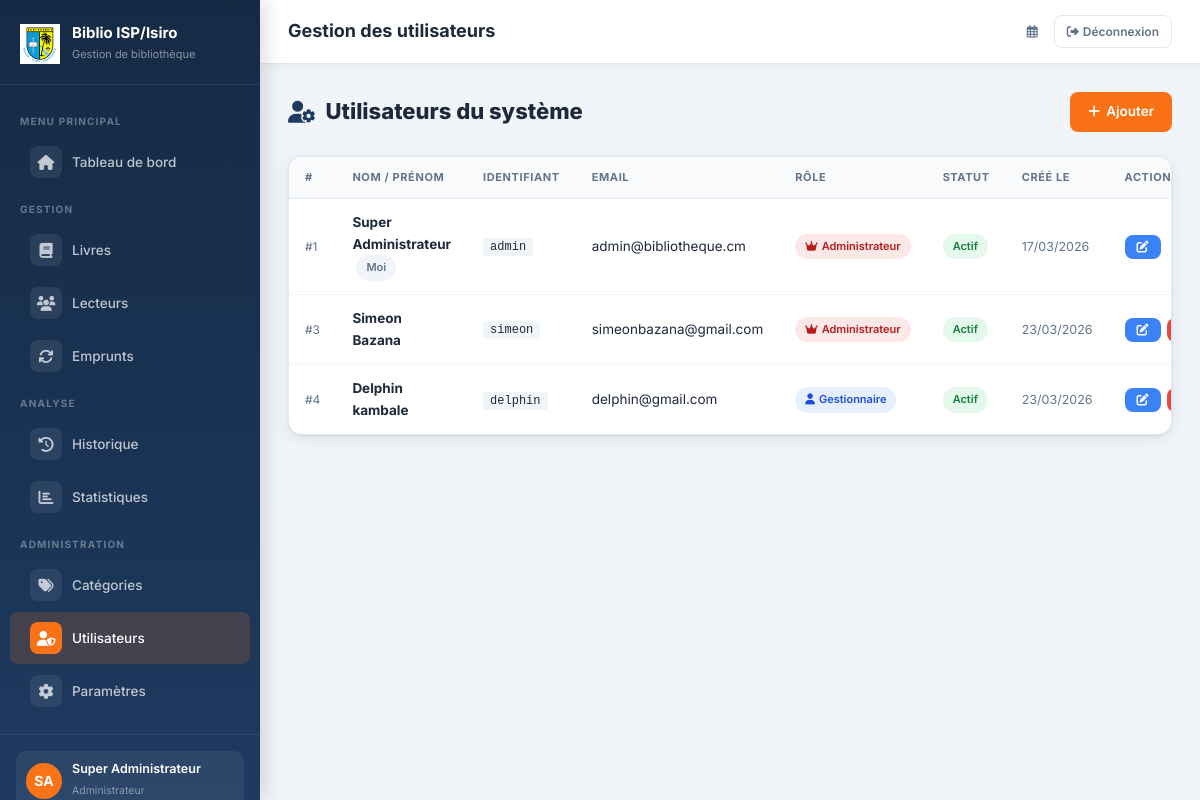
/utilisateurs/ (signed in), run on the app's committed database.
### bibliotheque/models.py (models this page shows, shortened)
class Utilisateur(AbstractUser):
    ROLE_CHOICES = [
        ('admin', 'Administrateur'),
        ('gestionnaire', 'Gestionnaire'),
    ]
    role = models.CharField(max_length=20, choices=ROLE_CHOICES, default='gestionnaire')
    telephone = models.CharField(max_length=20, blank=True)
    def est_admin(self):
        return self.role == 'admin'
    class Meta:
        verbose_name = 'Utilisateur'
        verbose_name_plural = 'Utilisateurs'

### bibliotheque/views.py (the view)
# urls.py: path('utilisateurs/', views.liste_gestionnaires, name='liste_gestionnaires'),
@admin_required
def liste_gestionnaires(request):
    utilisateurs = Utilisateur.objects.all().order_by('date_joined')
    return render(request, 'bibliotheque/gestionnaires/liste.html', {'utilisateurs': utilisateurs})

### bibliotheque/templates/bibliotheque/gestionnaires/liste.html (shortened to what this page needs)
{% extends 'bibliotheque/base.html' %}
{% block page_title %}Gestion des utilisateurs{% endblock %}
{% block content %}
<div class="page-header">
  <h1><i class="fas fa-user-cog" style="color:var(--primary)"></i> Utilisateurs du système</h1>
  <a href="{% url 'bibliotheque:ajouter_gestionnaire' %}" class="btn btn-accent"><i class="fas fa-plus"></i> Ajouter</a>
</div>
<div class="card">
  <div class="table-wrapper">
    <table>
      <thead>
        <tr>
          <th>#</th>
          <th>Nom / Prénom</th>
          <th>Identifiant</th>
          <th>Email</th>
          <th>Rôle</th>
          <th>Statut</th>
          <th>Créé le</th>
          <th>Actions</th>
        </tr>
      </thead>
      <tbody>
        {% for user in utilisateurs %}
        <tr>
          <td style="color:var(--text-muted);font-size:12px;">#{{ user.pk }}</td>
          <td>
            <strong>{{ user.get_full_name|default:user.username }}</strong>
            {% if user == request.user %}<span class="badge badge-secondary" style="margin-left:4px;">Moi</span>{% endif %}
          </td>
          <td><code style="background:#f1f5f9;padding:2px 7px;border-radius:4px;font-size:12px;">{{ user.username }}</code></td>
          <td>{{ user.email|default:"—" }}</td>
          <td>
            {% if user.role == 'admin' %}
              <span class="badge badge-danger"><i class="fas fa-crown"></i> Administrateur</span>
            {% else %}
              <span class="badge badge-info"><i class="fas fa-user"></i> Gestionnaire</span>
            {% endif %}
          </td>
          <td>
            {% if user.is_active %}
              <span class="badge badge-success">Actif</span>
            {% else %}
              <span class="badge badge-secondary">Inactif</span>
            {% endif %}
          </td>
          <td style="color:var(--text-muted);font-size:12.5px;">{{ user.date_joined|date:"d/m/Y" }}</td>
          <td>
            <div style="display:flex;gap:6px;">
              <a href="{% url 'bibliotheque:modifier_gestionnaire' user.pk %}" class="btn btn-info btn-sm"><i class="fas fa-edit"></i></a>
              {% if user != request.user %}
              <a href="{% url 'bibliotheque:supprimer_gestionnaire' user.pk %}" class="btn btn-danger btn-sm"
                 onclick="return confirm('Supprimer l\'utilisateur {{ user.username }} ?')"></a>
              {% endif %}
            </div>
          </td>
        </tr>
        {% endfor %}
      </tbody>
    </table>
  </div>
</div>
{% endblock %}

### bibliotheque/templates/bibliotheque/base.html (shortened to what this page needs)
{% load static %}
<!DOCTYPE html>
<html lang="fr">
<head>
  <link rel="stylesheet" href="{% static 'bibliotheque/css/style.css' %}"/>
  <link rel="stylesheet" href="https://cdnjs.cloudflare.com/ajax/libs/font-awesome/6.5.0/css/all.min.css"/>
</head>
<body>
<aside class="sidebar" id="sidebar">
  <div class="sidebar-brand">
    <div class="brand-icon">
      <img src="{% static 'bibliotheque/img/logo_isp.png' %}" alt="ISP" style="max-width: 40px; height: auto;">
    </div>
    <div class="brand-text">
      <h2>Biblio ISP/Isiro</h2>
      <small>Gestion de bibliothèque</small>
    </div>
  </div>
  <ul class="sidebar-nav">
    <li class="nav-section-label">MENU PRINCIPAL</li>
    <li>
      <a href="{% url 'bibliotheque:tableau_bord' %}" {% if request.resolver_match.url_name == 'tableau_bord' %}class="active"{% endif %}>
        <span class="nav-icon"><i class="fas fa-home"></i></span> Tableau de bord
      </a>
    </li>
    <li class="nav-section-label">GESTION</li>
    <li>
      <a href="{% url 'bibliotheque:liste_livres' %}" {% if 'livre' in request.resolver_match.url_name %}class="active"{% endif %}>
        <span class="nav-icon"><i class="fas fa-book"></i></span> Livres
      </a>
    </li>
    <li>
      <a href="{% url 'bibliotheque:liste_lecteurs' %}" {% if 'lecteur' in request.resolver_match.url_name %}class="active"{% endif %}>
        <span class="nav-icon"><i class="fas fa-users"></i></span> Lecteurs
      </a>
    </li>
    <li>
      <a href="{% url 'bibliotheque:liste_emprunts' %}" {% if 'emprunt' in request.resolver_match.url_name or request.resolver_match.url_name == 'retour_livre' %}class="active"{% endif %}>
        <span class="nav-icon"><i class="fas fa-sync"></i></span> Emprunts
      </a>
    </li>
    <li class="nav-section-label">ANALYSE</li>
    <li>
      <a href="{% url 'bibliotheque:historique' %}" {% if request.resolver_match.url_name == 'historique' %}class="active"{% endif %}>
        <span class="nav-icon"><i class="fas fa-history"></i></span> Historique
      </a>
    </li>
    <li>
      <a href="{% url 'bibliotheque:statistiques' %}" {% if request.resolver_match.url_name == 'statistiques' %}class="active"{% endif %}>
        <span class="nav-icon"><i class="fas fa-chart-bar"></i></span> Statistiques
      </a>
    </li>
    {% if request.user.est_admin %}
    <li class="nav-section-label">ADMINISTRATION</li>
    <li>
      <a href="{% url 'bibliotheque:liste_categories' %}" {% if 'categorie' in request.resolver_match.url_name %}class="active"{% endif %}>
        <span class="nav-icon"><i class="fas fa-tags"></i></span> Catégories
      </a>
    </li>
    <li>
      <a href="{% url 'bibliotheque:liste_gestionnaires' %}" {% if 'gestionnaire' in request.resolver_match.url_name %}class="active"{% endif %}>
        <span class="nav-icon"><i class="fas fa-user-shield"></i></span> Utilisateurs
      </a>
    </li>
    <li>
      <a href="{% url 'bibliotheque:parametres' %}" {% if request.resolver_match.url_name == 'parametres' %}class="active"{% endif %}>
        <span class="nav-icon"><i class="fas fa-cog"></i></span> Paramètres
      </a>
    </li>
    {% endif %}
  </ul>
  <div class="sidebar-footer">
    <div class="sidebar-user">
      <div class="user-avatar">{{ request.user.first_name|first|upper }}{{ request.user.last_name|first|upper }}</div>
      <div class="user-info">
        <p>{{ request.user.get_full_name|default:request.user.username }}</p>
        <small>{{ request.user.get_role_display }}</small>
      </div>
    </div>
  </div>
</aside>
<div class="main-wrapper">
  <header class="topbar">
    <div class="topbar-left">
      <div>
        <div class="topbar-title">{% block page_title %}Dashboard{% endblock %}</div>
      </div>
    </div>
    <div class="topbar-right">
      <span class="topbar-date"><i class="far fa-calendar-alt"></i> {{ today|date:"d M Y" }}</span>
      <a href="{% url 'bibliotheque:deconnexion' %}" class="btn btn-outline btn-sm">
        <i class="fas fa-sign-out-alt"></i> Déconnexion
      </a>
    </div>
  </header>
  <main class="content">
    {% block content %}{% endblock %}
  </main>
</div>
</body>
</html>

### data on the page
Utilisateur: user.first_name|first "S", user.last_name|first "A", user.get_full_name "Super Administrateur", user.role "Administrateur", pk "1", get_full_name "Super Administrateur", shows "Moi", username "admin", email "admin@bibliotheque.cm", is_active "Actif", date_joined "17/03/2026"
Utilisateur: pk "3", get_full_name "Simeon Bazana", username "simeon", email "simeonbazana@gmail.com", role "admin" (drawn), is_active "Actif", date_joined "23/03/2026"
Utilisateur: pk "4", get_full_name "Delphin kambale", username "delphin", email "delphin@gmail.com", role "gestionnaire" (drawn), is_active "Actif", date_joined "23/03/2026"
